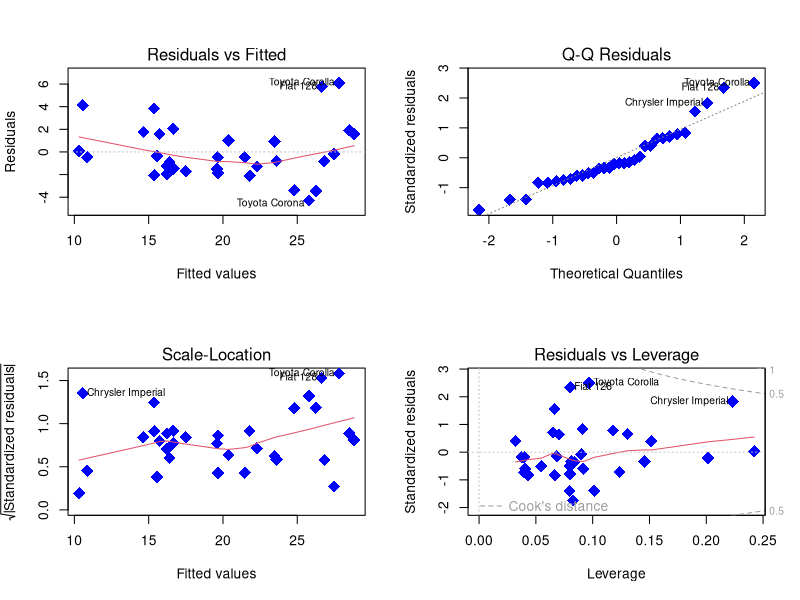
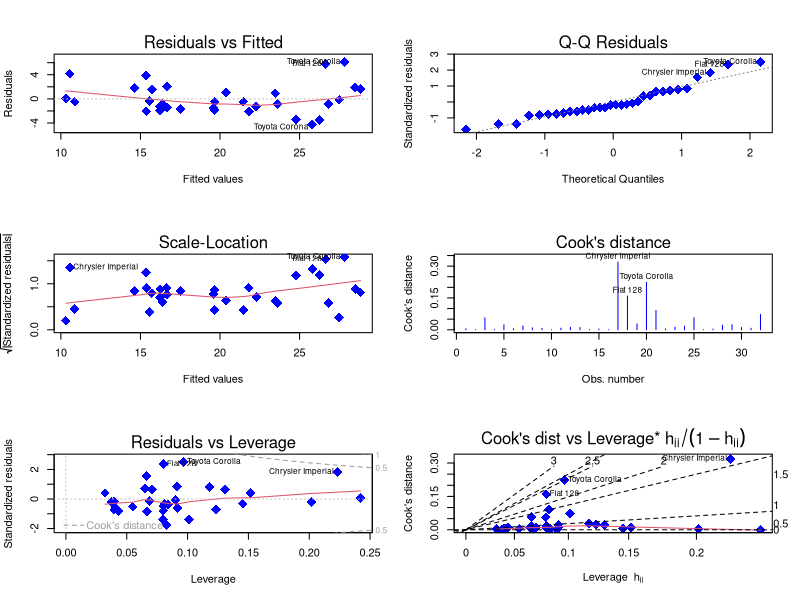

Source code (R) for these figures, in order:
## ---- chunk 1
knitr::opts_chunk$set(echo = TRUE)
## ---- chunk 2
lmodel <-  lm(mpg ~ cyl + wt,data=mtcars)
summary(lmodel)

# What are the regression coefficients?
coef(lmodel)

# What are the p-values for the regression coefficients?
summary(lmodel)$coefficients



# What are the 95% confidence intervals for this coefficients?
confint(lmodel)

# What is the AIC value for this fitted model?
AIC(lmodel)


## ---- chunk 3
Residuals = resid(lmodel)

shapiro.test(Residuals)
## ---- chunk 4
par(mfrow=c(2,2))
plot(lmodel,pch=18,col="blue",cex=2)
#Put it back to Normal Mode
par(mfrow=c(1,1))
## ---- chunk 5
par(mfrow=c(3,2))
plot(lmodel,pch=18,which=1:6,col="blue",cex=2)
#Put it back to Normal Mode
par(mfrow=c(1,1))
